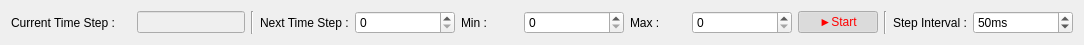
<?xml version="1.0" encoding="UTF-8"?>
<ui version="4.0">
 <class>TimeControl</class>
 <widget class="QWidget" name="TimeControl">
  <property name="geometry">
   <rect>
    <x>0</x>
    <y>0</y>
    <width>1084</width>
    <height>45</height>
   </rect>
  </property>
  <property name="minimumSize">
   <size>
    <width>0</width>
    <height>0</height>
   </size>
  </property>
  <property name="maximumSize">
   <size>
    <width>16777215</width>
    <height>16777215</height>
   </size>
  </property>
  <property name="windowTitle">
   <string>Form</string>
  </property>
  <layout class="QGridLayout" name="gridLayout">
   <item row="0" column="10">
    <widget class="Line" name="line_2">
     <property name="orientation">
      <enum>Qt::Vertical</enum>
     </property>
    </widget>
   </item>
   <item row="0" column="6" alignment="Qt::AlignLeft">
    <widget class="QSpinBox" name="limitMinTimeStepSBox">
     <property name="minimumSize">
      <size>
       <width>100</width>
       <height>0</height>
      </size>
     </property>
     <property name="maximumSize">
      <size>
       <width>16777215</width>
       <height>16777215</height>
      </size>
     </property>
     <property name="maximum">
      <number>999999999</number>
     </property>
    </widget>
   </item>
   <item row="0" column="0" alignment="Qt::AlignLeft">
    <widget class="QLabel" name="label_4">
     <property name="minimumSize">
      <size>
       <width>120</width>
       <height>0</height>
      </size>
     </property>
     <property name="text">
      <string>Current Time Step :</string>
     </property>
    </widget>
   </item>
   <item row="0" column="2">
    <widget class="Line" name="line">
     <property name="orientation">
      <enum>Qt::Vertical</enum>
     </property>
    </widget>
   </item>
   <item row="0" column="1" alignment="Qt::AlignLeft">
    <widget class="QLineEdit" name="lineEdit">
     <property name="enabled">
      <bool>false</bool>
     </property>
     <property name="minimumSize">
      <size>
       <width>100</width>
       <height>0</height>
      </size>
     </property>
     <property name="maximumSize">
      <size>
       <width>16777215</width>
       <height>16777215</height>
      </size>
     </property>
    </widget>
   </item>
   <item row="0" column="8" alignment="Qt::AlignLeft">
    <widget class="QSpinBox" name="limitMaxTimeStepSBox">
     <property name="minimumSize">
      <size>
       <width>100</width>
       <height>0</height>
      </size>
     </property>
     <property name="maximumSize">
      <size>
       <width>16777215</width>
       <height>16777215</height>
      </size>
     </property>
     <property name="maximum">
      <number>999999999</number>
     </property>
    </widget>
   </item>
   <item row="0" column="11">
    <widget class="QLabel" name="label_5">
     <property name="text">
      <string>Step Interval :</string>
     </property>
    </widget>
   </item>
   <item row="0" column="9" alignment="Qt::AlignLeft">
    <widget class="QPushButton" name="playTogglePBtn">
     <property name="styleSheet">
      <string notr="true">QPushButton:checked {
	color: red;
}
QPushButton {
	color: blue;
}</string>
     </property>
     <property name="text">
      <string>►Start</string>
     </property>
     <property name="checkable">
      <bool>true</bool>
     </property>
     <property name="checked">
      <bool>true</bool>
     </property>
    </widget>
   </item>
   <item row="0" column="7" alignment="Qt::AlignLeft">
    <widget class="QLabel" name="label_3">
     <property name="text">
      <string>Max :</string>
     </property>
    </widget>
   </item>
   <item row="0" column="4" alignment="Qt::AlignLeft">
    <widget class="QSpinBox" name="timeStepSBox">
     <property name="minimumSize">
      <size>
       <width>100</width>
       <height>0</height>
      </size>
     </property>
     <property name="maximumSize">
      <size>
       <width>16777215</width>
       <height>16777215</height>
      </size>
     </property>
     <property name="maximum">
      <number>999999999</number>
     </property>
    </widget>
   </item>
   <item row="0" column="5" alignment="Qt::AlignLeft">
    <widget class="QLabel" name="label_2">
     <property name="text">
      <string>Min :</string>
     </property>
    </widget>
   </item>
   <item row="0" column="3" alignment="Qt::AlignLeft">
    <widget class="QLabel" name="label">
     <property name="text">
      <string>Next Time Step :</string>
     </property>
    </widget>
   </item>
   <item row="0" column="12">
    <widget class="QSpinBox" name="stepIntervalSBox">
     <property name="minimumSize">
      <size>
       <width>100</width>
       <height>0</height>
      </size>
     </property>
     <property name="suffix">
      <string>ms</string>
     </property>
     <property name="maximum">
      <number>600000</number>
     </property>
     <property name="singleStep">
      <number>10</number>
     </property>
     <property name="value">
      <number>50</number>
     </property>
    </widget>
   </item>
  </layout>
 </widget>
 <resources/>
 <connections/>
</ui>
